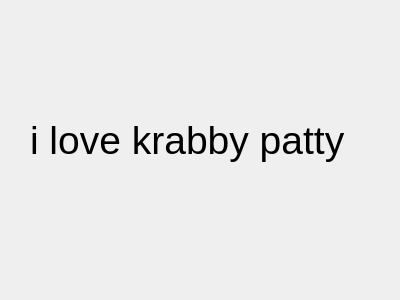
<?xml version="1.0" encoding="UTF-8"?>
<ui version="4.0">
 <class>boxSpam</class>
 <widget class="QDialog" name="boxSpam">
  <property name="geometry">
   <rect>
    <x>0</x>
    <y>0</y>
    <width>400</width>
    <height>300</height>
   </rect>
  </property>
  <property name="windowTitle">
   <string>krabby daddy</string>
  </property>
  <widget class="QLabel" name="label">
   <property name="geometry">
    <rect>
     <x>30</x>
     <y>-10</y>
     <width>401</width>
     <height>301</height>
    </rect>
   </property>
   <property name="font">
    <font>
     <pointsize>29</pointsize>
    </font>
   </property>
   <property name="contextMenuPolicy">
    <enum>Qt::NoContextMenu</enum>
   </property>
   <property name="frameShape">
    <enum>QFrame::NoFrame</enum>
   </property>
   <property name="frameShadow">
    <enum>QFrame::Raised</enum>
   </property>
   <property name="text">
    <string>i love krabby patty</string>
   </property>
  </widget>
 </widget>
 <resources/>
 <connections/>
</ui>
